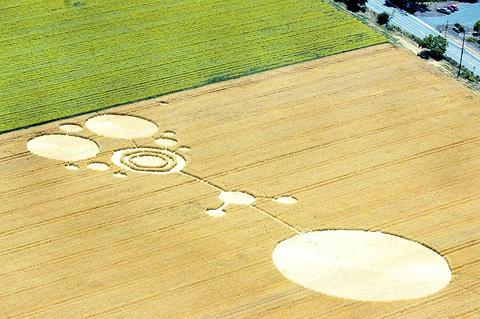
#> input picture ps_3/crop1.jpg, 480 x 319 px
$ python computeH.py
#> lines starting #> are read from the running program, lines starting #| are printed output that depends on the picture
#!/usr/bin/python3
"""Code to get compute homography parameters"""

# Importing Modules
import cv2
import imageio
import matplotlib.pyplot as plt
import numpy as np
from getCorrespondance import plotAndLog
from tabulate import tabulate
from skimage.transform import ProjectiveTransform
from matplotlib import lines
import math

# Authorship Information
__author__ = "Harsh Bhate"
__email__ = "bhate@gatech.edu"

def computeH(t1, t2):
    """Computes the Homography Matrix, H
    Parameters
    ----------
    t1 : array_like
        2xN dimension numpy array corresponding to
        image points in image1
    t2 : array_like
        2xN dimension numpy array corresponding to
        image points in image2
    Returns
    -------
    H : array_like
        The homography matrix [3x3 numpy array]
    """
    assert t1.shape == t2.shape, "Unequal correspondance points in matrix 1 and 2"
    rows = t2.shape[1]
    # Extracting the coordinates
    xs, ys = t1
    xd, yd = t2
    # Generating L
    L = []
    for i in range(rows):
        row1 = []
        row2 = []
        # Point
        point = [xs[i], ys[i], 1]
        # Computing row 1
        row1 = row1 + point
        row1 = row1 + [0, 0, 0]
        row1 = row1 + list(np.multiply(point, -xd[i]))
        # Computing row 2
        row2 = row2 + [0, 0, 0]
        row2 = row2 + point
        row2 = row2 + list(np.multiply(point, -yd[i]))
        # Appending
        L.append(row1)
        L.append(row2)
    # Finding the SVD
    L = np.array(L)
    A = np.matmul(np.transpose(L), L)
    S,U,V = np.linalg.svd(A)
    H = V[-1, :]
    return H.reshape(3,3)

# -- TEST FUNCTIONS ----------------------------------------------------------

# Verify computeH
def verify_computeH():
    """Function to verify computeH by plotting"""
    inputIm = imageio.imread("crop1.jpg")
#> inputIm is the input picture: shape (319, 480, 3); mean R, G, B 203.1, 193, 120.8
    refIm = imageio.imread("crop2.jpg")
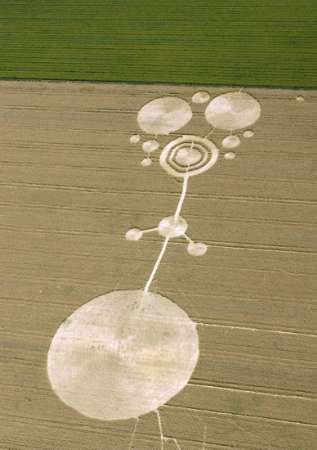
#> input picture ps_3/crop2.jpg, 317 x 450 px
#> refIm is the input picture: shape (450, 317, 3); mean R, G, B 150.1, 138.3, 96.1
    # Generate New Canvas
    hIn, wIn, c = inputIm.shape
#> hIn = 319; wIn = 480; c = 3
    hRef, wRef, _ = refIm.shape
#> hRef = 450; wRef = 317
    hNew = max(hIn,hRef)
#> hNew = 450
    wNew = wIn+wRef
#> wNew = 797
    newCanvas = np.zeros([hNew, wNew, c], dtype=np.uint8)
    # Plot Params
    offsetX = wIn; offsetY = hIn
#> after `offsetX = wIn`: offsetX = 480
#> after `offsetY = hIn`: offsetY = 319
    # Loading correspondence points
    t1 = np.load("cc1.npy").T
#> (reads ps_3/cc1.npy from the repository)
    t2 = np.load("cc2.npy").T
#> (reads ps_3/cc2.npy from the repository)
    # Computing H
    H = computeH(t1, t2)
    # Copying t1 to point format
    x1,y1 = t1
    pt1 = np.array(list(zip(list(x1), list(y1))))
    # Finding point 2 via H
    pt2 = []; x2 = []; y2 = []
    for point in pt1:
        point = np.append(point, 1)
        xT, yT, scale = np.matmul(H, point)
        xT = int(xT/scale)
        yT = int(yT/scale)
        transformedPoint = np.array([xT, yT])
        pt2.append(transformedPoint)
        x2.append(xT)
        y2.append(yT)
    pt2 = np.array(pt2)
    # Plotting the pointsgs[1])
    fig = plt.figure(figsize=(10,5))
    ax1 = fig.add_subplot(121)
    ax2 = fig.add_subplot(122)
    ax1.set_title("Input Image")
    ax2.set_title("Reference Image")
    ax1.imshow(inputIm, aspect="auto")
    ax2.imshow(refIm, aspect="auto")

    for i in range(len(x1)):
        transFigure = fig.transFigure.inverted()
        coord1 = transFigure.transform(ax1.transData.transform([x1[i],y1[i]]))
        coord2 = transFigure.transform(ax2.transData.transform([x2[i],y2[i]]))
        line = lines.Line2D((coord1[0],coord2[0]),(coord1[1],coord2[1]),
                            transform=fig.transFigure)
        fig.lines.append(line)
    ax1.scatter(x1,y1,color='r', marker='x')
    ax2.scatter(x2,y2,color='r', marker='x')
    plt.show()
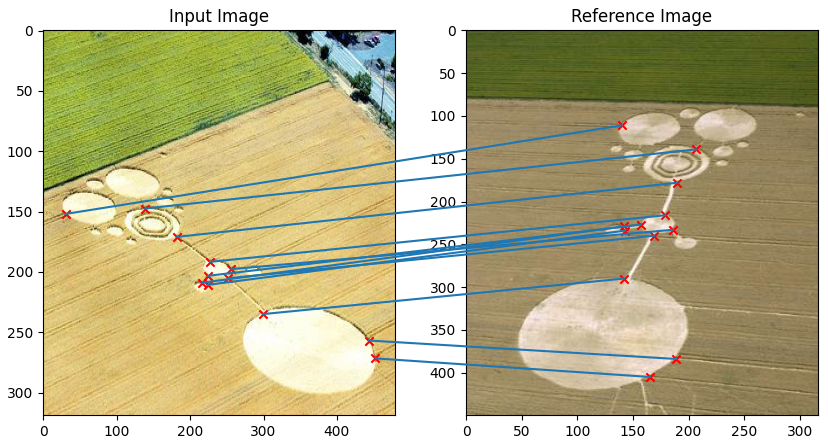
#> figure drawn by matplotlib, 2 panels

# Test
# [69 lines left out: function test_computeH, not called in this run]


# Test
if __name__=="__main__":
    # test_computeH()
    verify_computeH()
